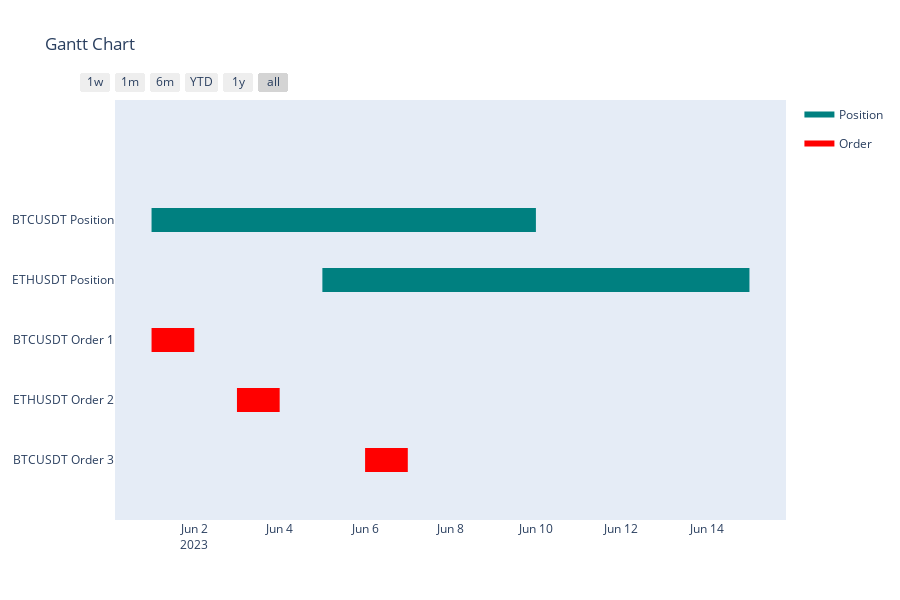

Source (notebook cell):
### Code cell
import plotly.figure_factory as ff

df = [
    dict(Task="BTCUSDT Position", Start='2023-06-01', Finish='2023-06-10', Resource='Position'),
    dict(Task="ETHUSDT Position", Start='2023-06-05', Finish='2023-06-15', Resource='Position'),
    dict(Task="BTCUSDT Order 1", Start='2023-06-01', Finish='2023-06-02', Resource='Order'),
    dict(Task="ETHUSDT Order 2", Start='2023-06-03', Finish='2023-06-04', Resource='Order'),
    dict(Task="BTCUSDT Order 3", Start='2023-06-06', Finish='2023-06-07', Resource='Order')
]

colors = {'Position': 'rgb(0, 128, 128)', 'Order': 'rgb(255, 0, 0)'}

fig = ff.create_gantt(df, colors=colors, index_col='Resource', show_colorbar=True, group_tasks=True)
fig.show()

### Figure 1 — Plotly figure (JSON) as saved in the notebook; plotly's stock layout.template omitted (floating-point values rounded to 4 significant figures)
{"data": [{"fill": "toself", "fillcolor": "rgb(0, 128, 128)", "hoverinfo": "name", "legendgroup": "rgb(0, 128, 128)", "mode": "none", "name": "Position", "type": "scatter", "x": ["2023-06-01", "2023-06-10", "2023-06-10", "2023-06-01", "2023-06-01", "2023-06-05", "2023-06-15", "2023-06-15", "2023-06-05"], "y": [3.8, 3.8, 4.2, 4.2, null, 2.8, 2.8, 3.2, 3.2]}, {"fill": "toself", "fillcolor": "rgb(255, 0, 0)", "hoverinfo": "name", "legendgroup": "rgb(255, 0, 0)", "mode": "none", "name": "Order", "type": "scatter", "x": ["2023-06-01", "2023-06-02", "2023-06-02", "2023-06-01", "2023-06-01", "2023-06-03", "2023-06-04", "2023-06-04", "2023-06-03", "2023-06-03", "2023-06-06", "2023-06-07", "2023-06-07", "2023-06-06"], "y": [1.8, 1.8, 2.2, 2.2, null, 0.8, 0.8, 1.2, 1.2, null, -0.2, -0.2, 0.2, 0.2]}, {"legendgroup": "rgb(0, 128, 128)", "marker": {"color": "rgb(0, 128, 128)", "opacity": 0, "size": 1}, "mode": "markers", "name": "", "showlegend": false, "text": [null, null, null, null], "type": "scatter", "x": ["2023-06-01", "2023-06-10", "2023-06-05", "2023-06-15"], "y": [4, 4, 3, 3]}, {"legendgroup": "rgb(255, 0, 0)", "marker": {"color": "rgb(255, 0, 0)", "opacity": 0, "size": 1}, "mode": "markers", "name": "", "showlegend": false, "text": [null, null, null, null, null, null], "type": "scatter", "x": ["2023-06-01", "2023-06-02", "2023-06-03", "2023-06-04", "2023-06-06", "2023-06-07"], "y": [2, 2, 1, 1, 0, 0]}], "layout": {"height": 600, "hovermode": "closest", "showlegend": true, "title": {"text": "Gantt Chart"}, "xaxis": {"rangeselector": {"buttons": [{"count": 7, "label": "1w", "step": "day", "stepmode": "backward"}, {"count": 1, "label": "1m", "step": "month", "stepmode": "backward"}, {"count": 6, "label": "6m", "step": "month", "stepmode": "backward"}, {"count": 1, "label": "YTD", "step": "year", "stepmode": "todate"}, {"count": 1, "label": "1y", "step": "year", "stepmode": "backward"}, {"step": "all"}]}, "showgrid": false, "type": "date", "zeroline": false}, "yaxis": {"autorange": false, "range": [-1, 6], "showgrid": false, "ticktext": ["BTCUSDT Order 3", "ETHUSDT Order 2", "BTCUSDT Order 1", "ETHUSDT Position", "BTCUSDT Position"], "tickvals": [0, 1, 2, 3, 4], "zeroline": false}}}
